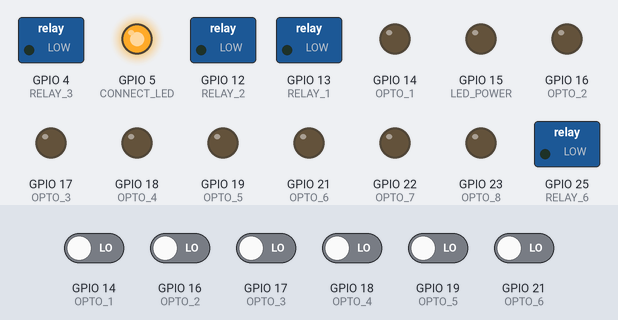
Simulated run of this sketch. Board: ESP32. Parts: switched loads named in the sketch (green lamp = pin HIGH), output pins drawn as LEDs (lit = HIGH). Inputs (shaded band) come from the test bench; at power-on: GPIO 14 (OPTO_1), GPIO 16 (OPTO_2), GPIO 17 (OPTO_3), GPIO 18 (OPTO_4), GPIO 19 (OPTO_5), GPIO 21 (OPTO_6) LOW. Nothing arrives over Bluetooth unless stated; a phone connects over Bluetooth LE 3 s after start; what the sketch prints to the serial monitor is not drawn.

Above: at 1.2 s.
1.3 s: GPIO 14 (OPTO_1) driven HIGH
At 2.5 s:
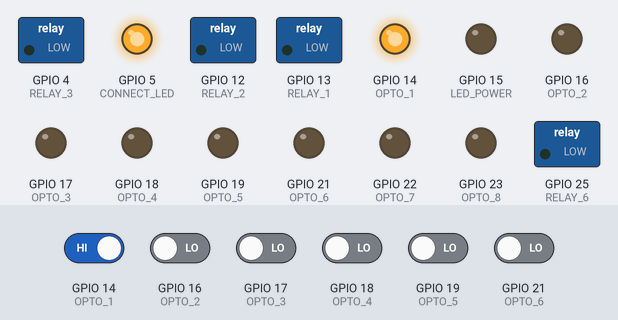
4.3 s: GPIO 16 (OPTO_2) driven HIGH
At 4.8 s:
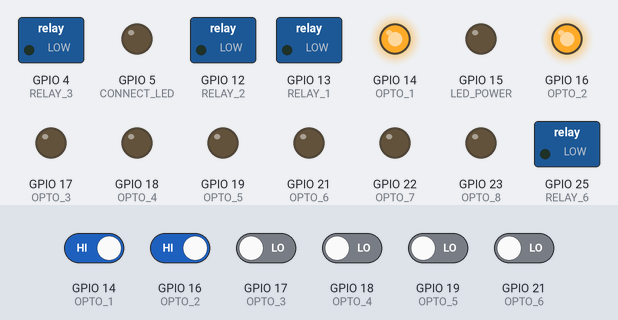
6.0 s: GPIO 17 (OPTO_3) driven HIGH
At 7.2 s:
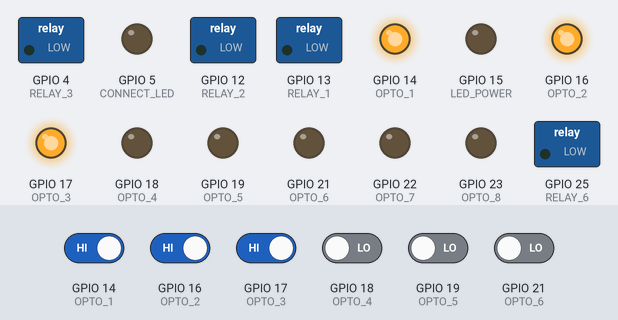
7.5 s: GPIO 18 (OPTO_4) driven HIGH
At 8.3 s:
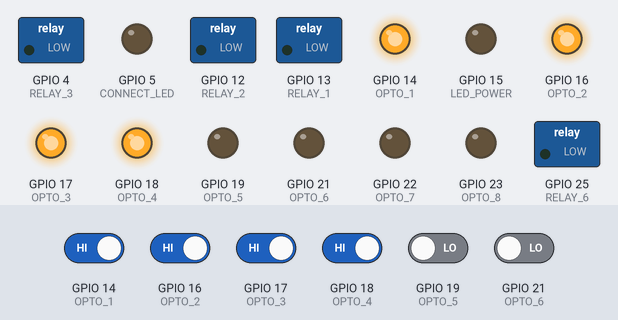
9.0 s: GPIO 19 (OPTO_5) driven HIGH
At 9.5 s:
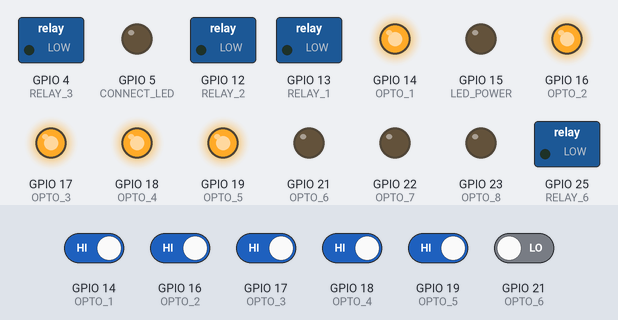
10.5 s: GPIO 21 (OPTO_6) driven HIGH
At 11.8 s:
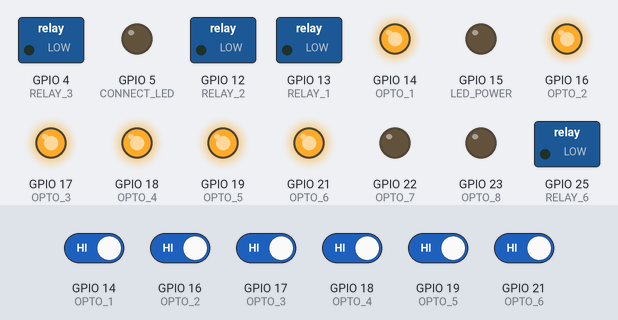
Timing chart, 0 to 13.0 s (numbered marks = the images above; inputs shaded):
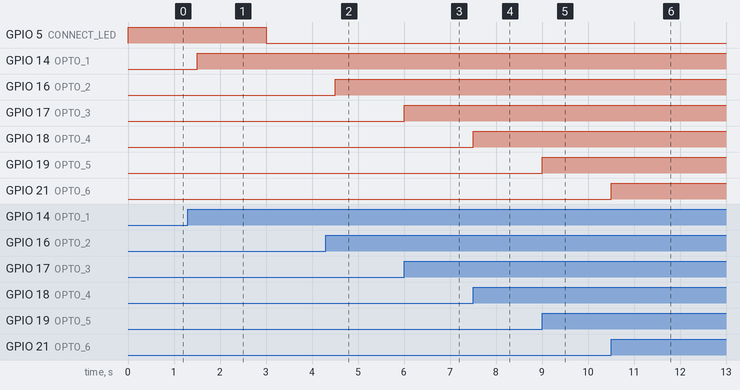

Measured:
- after the input at 1.3 s, GPIO 14 (OPTO_1): LOW → HIGH after 0.20 s
- after the input at 4.3 s, GPIO 16 (OPTO_2): LOW → HIGH after 0.20 s
- after the input at 6.0 s, GPIO 17 (OPTO_3): LOW → HIGH at once
- after the input at 7.5 s, GPIO 18 (OPTO_4): LOW → HIGH at once
- after the input at 9.0 s, GPIO 19 (OPTO_5): LOW → HIGH at once
- after the input at 10.5 s, GPIO 21 (OPTO_6): LOW → HIGH at once

The sketch:

ESP32SR88_ble.ino
```cpp
/**
 * A firmwarefor the ESP32SR88 that enables ble communication.
 *
 * James Henderson, 2020.
 */
#include <BLEDevice.h>
#include <BLEUtils.h>
#include <BLEServer.h>

#include "relays.h"
#include "input.h"

#define SERVICE_MODULE_UUID       "3d666724-e775-11ea-adc1-0242ac120002"  // Service that defines module information
#define CHARACTERISTIC_ID         "af1fdb15-5f75-4559-aa02-f575cf21da39"  // Characteristic that contains the module ID
#define CHARACTERISTIC_VER        "91857612-9071-45c3-88ad-433105d5f8fa"  // Characteristic that defines a modules firmware version

#define SERVICE_RELAY_UUID        "eda0f9e6-e78f-11ea-adc1-0242ac120002"  // Service for relay interaction
#define CHARACTERISTIC_NR         "a96f34fe-19f7-401f-873a-30462c535402"  // Characteristic that tells you how many relays the board has
#define CHARACTERISTIC_RS         "d1482882-1fd0-4f72-96bd-b6c953345653"  // Characteristic for the state of the relays

#define SERVICE_IN_UUID           "b5da2b54-e7a3-11ea-adc1-0242ac120002"  // Service for input reading
#define CHARACTERISTIC_NI         "24ca2348-e112-4f7c-b31a-253a21b5a0c2"  // Characteristic for the number of inputs
#define CHARACTERISTIC_GI         "8ff314b7-36f5-4ccf-a142-0c36a6da78c8"  // Characteristic holding input states

#define MODULE_NAME               "ESP32SR88"
#define MODULE_ID                 "43"
#define MODULE_V                  "1"

#define CONNECT_LED               5

char relay_st[ NUMBER_OF_RELAYS + 1 ];
char input_st[ NUMBER_OF_INPUTS + 1 ];

/**
 * Class that handles callbacks to the relay state
 * characteristic.
 *
 * Allows the getting and setting of the relays from
 * reading and writing the characteristic!
 */

class RelayCallbacks: public BLECharacteristicCallbacks {

    void onWrite(BLECharacteristic *pCharacteristic) {

      std::string value = pCharacteristic->getValue();

      if ( value.length() >= 8 ) {
        set_relay_states( value.c_str() );
      }

    }

    void onRead(BLECharacteristic *pCharacteristic) {

      get_relay_states( relay_st );
      pCharacteristic->setValue( relay_st );

    }

};

/**
 * Class that handles callbacks to the input state
 * characteristic.
 *
 * Allows the getting of the input states.
 */
class InputCallbacks: public BLECharacteristicCallbacks {

    void onRead(BLECharacteristic *pCharacteristic) {

      get_inputs( input_st );
      pCharacteristic->setValue( input_st );

    }

};

/**
 * Class that handles callbacks for connection and disconnection.
 */
class ConnectionCallbacks: public BLEServerCallbacks {
    void onConnect( BLEServer* pServer ) {
      digitalWrite( CONNECT_LED, LOW );
    };

    void onDisconnect(BLEServer* pServer) {
      digitalWrite( CONNECT_LED, HIGH );
    }
};

void setup() {

  Serial.begin(115200);
  Serial.println("Starting BLE work!");

  pinMode( CONNECT_LED, OUTPUT );
  digitalWrite( CONNECT_LED, HIGH );

  init_relays();
  init_inputs();

  BLEDevice::init( MODULE_NAME );
  BLEServer *pServer = BLEDevice::createServer();
  pServer->setCallbacks( new ConnectionCallbacks() );
  init_module_service( pServer );
  init_relay_service( pServer );
  init_input_service( pServer );

  BLEAdvertising *pAdvertising = BLEDevice::getAdvertising();

  pAdvertising->addServiceUUID( SERVICE_MODULE_UUID );
  pAdvertising->setScanResponse(true);
  pAdvertising->setMinPreferred(0x06);  // functions that help with iPhone connections issue
  pAdvertising->setMinPreferred(0x12);

  BLEDevice::startAdvertising();

  Serial.println("Characteristic defined! Now you can read it in your phone!");

}

void loop() {

  delay(500);
  do_inputs();

}

/**
 * Init the service that provides information about the module.
 * This service provides characteristics for the module ID and the
 * firmware version.
 *
 */
void init_module_service( BLEServer * pServer ) {

  BLEService *mService = pServer->createService( SERVICE_MODULE_UUID );

  BLECharacteristic *idCharacteristic = mService->createCharacteristic(
                                         CHARACTERISTIC_ID,
                                         BLECharacteristic::PROPERTY_READ
                                       );

  idCharacteristic->setValue( MODULE_ID );

  BLECharacteristic *vCharacteristic = mService->createCharacteristic(
                                         CHARACTERISTIC_VER,
                                         BLECharacteristic::PROPERTY_READ
                                       );

  vCharacteristic->setValue( MODULE_V );

  mService->start();

}

/**
 * Init the service that provides the interface fot the relays on the module.
 */
void init_relay_service( BLEServer * pServer ) {

  BLEService *mService = pServer->createService( SERVICE_RELAY_UUID );

  BLECharacteristic *idCharacteristic = mService->createCharacteristic(
                                         CHARACTERISTIC_NR,
                                         BLECharacteristic::PROPERTY_READ
                                       );

  idCharacteristic->setValue( String( NUMBER_OF_RELAYS ).c_str() );

  BLECharacteristic *vCharacteristic = mService->createCharacteristic(
                                         CHARACTERISTIC_RS,
                                         BLECharacteristic::PROPERTY_READ |
                                         BLECharacteristic::PROPERTY_WRITE
                                       );

  vCharacteristic->setCallbacks( new RelayCallbacks() );

  mService->start();

}

/**
 * Init the service provides information about the inputs on the module.
 */
void init_input_service( BLEServer * pServer ) {

  BLEService *mService = pServer->createService( SERVICE_IN_UUID );

  BLECharacteristic *idCharacteristic = mService->createCharacteristic(
                                         CHARACTERISTIC_NI,
                                         BLECharacteristic::PROPERTY_READ
                                       );

  idCharacteristic->setValue( String( NUMBER_OF_INPUTS ).c_str() );

  BLECharacteristic *vCharacteristic = mService->createCharacteristic(
                                         CHARACTERISTIC_GI,
                                         BLECharacteristic::PROPERTY_READ
                                       );

  vCharacteristic->setCallbacks( new InputCallbacks() );

  mService->start();

}
```

input.cpp
```cpp
#include <Arduino.h>
#include "input.h"

void setOptoPinModes( int p_mode );

char opto_states[ 8 ];

void init_inputs() {

  setOptoPinModes( INPUT );

  pinMode( LED_POWER, OUTPUT );
  digitalWrite( LED_POWER, HIGH );

  do_inputs();

}

void get_inputs( char * states ) {

  do_inputs();

  states[7] = ( opto_states[0] == LOW ) ? '1' : '0';
  states[6] = ( opto_states[1] == LOW ) ? '1' : '0';
  states[5] = ( opto_states[2] == LOW ) ? '1' : '0';
  states[4] = ( opto_states[3] == LOW ) ? '1' : '0';
  states[3] = ( opto_states[4] == LOW ) ? '1' : '0';
  states[2] = ( opto_states[5] == LOW ) ? '1' : '0';
  states[1] = ( opto_states[6] == LOW ) ? '1' : '0';
  states[0] = ( opto_states[7] == LOW ) ? '1' : '0';
  states[8] = '\0';

}

void setOptoPinModes( int p_mode ) {

  pinMode( OPTO_1, p_mode );
  pinMode( OPTO_2, p_mode );
  pinMode( OPTO_3, p_mode );
  pinMode( OPTO_4, p_mode );
  pinMode( OPTO_5, p_mode );
  pinMode( OPTO_6, p_mode );
  pinMode( OPTO_7, p_mode );
  pinMode( OPTO_8, p_mode );

}

void readOptoPins() {

  setOptoPinModes( INPUT );                 // Set the opto pins to inputs

  delayMicroseconds( 5 );                   // Short delay to allow voltage to settle

  opto_states[ 0 ] = digitalRead( OPTO_1 ); // Read the input states.
  opto_states[ 1 ] = digitalRead( OPTO_2 );
  opto_states[ 2 ] = digitalRead( OPTO_3 );
  opto_states[ 3 ] = digitalRead( OPTO_4 );
  opto_states[ 4 ] = digitalRead( OPTO_5 );
  opto_states[ 5 ] = digitalRead( OPTO_6 );
  opto_states[ 6 ] = digitalRead( OPTO_7 );
  opto_states[ 7 ] = digitalRead( OPTO_8 );

}

void driveOptoPins() {

  setOptoPinModes( OUTPUT );                // Set the opto pins to outputs to drive the LEDs.

  digitalWrite( OPTO_1, opto_states[ 0 ] ); // Drive the LEDs to show the opto states.
  digitalWrite( OPTO_2, opto_states[ 1 ] );
  digitalWrite( OPTO_3, opto_states[ 2 ] );
  digitalWrite( OPTO_4, opto_states[ 3 ] );
  digitalWrite( OPTO_5, opto_states[ 4 ] );
  digitalWrite( OPTO_6, opto_states[ 5 ] );
  digitalWrite( OPTO_7, opto_states[ 6 ] );
  digitalWrite( OPTO_8, opto_states[ 7 ] );

}

void do_inputs() {

  digitalWrite( LED_POWER, HIGH );  // Turn the opto led power off
  readOptoPins();                   // Read the state of the optos
  driveOptoPins();
  digitalWrite( LED_POWER, LOW );   // Turn the opto led power on again

}
```

input.h
```cpp
#ifndef INPUTS_H
#define INPUTS_H


#define OPTO_1                    14
#define OPTO_2                    16
#define OPTO_3                    17
#define OPTO_4                    18
#define OPTO_5                    19
#define OPTO_6                    21
#define OPTO_7                    22
#define OPTO_8                    23

#define LED_POWER                 15  // The pin that is used to control the power for the input LEDs

#define NUMBER_OF_INPUTS          8

/**
 * Set the opto pins into the correct mode.
 */
void init_inputs();

/**
 * Checks the opto states and sets the input LEDs accordingly.
 *
 * Call this regularly or the input LEDs will not light up to
 * show the input states!
 */
void do_inputs();

/**
 * Read the input states and place them in the passed buffer.
 *
 * Onus is on the user to make sure that the buffer is big enough to
 * store all of the data.
 */
void get_inputs( char * states );

#endif
```

relays.cpp
```cpp
#include <Arduino.h>
#include "relays.h"


void init_relays() {

  pinMode( RELAY_1, OUTPUT );
  pinMode( RELAY_2, OUTPUT );
  pinMode( RELAY_3, OUTPUT );
  pinMode( RELAY_4, OUTPUT );
  pinMode( RELAY_5, OUTPUT );
  pinMode( RELAY_6, OUTPUT );
  pinMode( RELAY_7, OUTPUT );
  pinMode( RELAY_8, OUTPUT );

  digitalWrite( RELAY_1, LOW );
  digitalWrite( RELAY_2, LOW );
  digitalWrite( RELAY_3, LOW );
  digitalWrite( RELAY_4, LOW );
  digitalWrite( RELAY_5, LOW );
  digitalWrite( RELAY_6, LOW );
  digitalWrite( RELAY_7, LOW );
  digitalWrite( RELAY_8, LOW );

}


void get_relay_states( char * states ) {

  states[0] = ( digitalRead(RELAY_8) == LOW ) ? '0' : '1';
  states[1] = ( digitalRead(RELAY_7) == LOW ) ? '0' : '1';
  states[2] = ( digitalRead(RELAY_6) == LOW ) ? '0' : '1';
  states[3] = ( digitalRead(RELAY_5) == LOW ) ? '0' : '1';
  states[4] = ( digitalRead(RELAY_4) == LOW ) ? '0' : '1';
  states[5] = ( digitalRead(RELAY_3) == LOW ) ? '0' : '1';
  states[6] = ( digitalRead(RELAY_2) == LOW ) ? '0' : '1';
  states[7] = ( digitalRead(RELAY_1) == LOW ) ? '0' : '1';
  states[8] = '\0';

}


void set_relay_states( const char *st ) {

  digitalWrite( RELAY_8, ( st[0] == '1' ) ? HIGH : LOW );
  digitalWrite( RELAY_7, ( st[1] == '1' ) ? HIGH : LOW );
  digitalWrite( RELAY_6, ( st[2] == '1' ) ? HIGH : LOW );
  digitalWrite( RELAY_5, ( st[3] == '1' ) ? HIGH : LOW );
  digitalWrite( RELAY_4, ( st[4] == '1' ) ? HIGH : LOW );
  digitalWrite( RELAY_3, ( st[5] == '1' ) ? HIGH : LOW );
  digitalWrite( RELAY_2, ( st[6] == '1' ) ? HIGH : LOW );
  digitalWrite( RELAY_1, ( st[7] == '1' ) ? HIGH : LOW );

}
```

relays.h
```cpp
#ifndef RELAYS_H
#define RELAYS_H


#define RELAY_1                   13
#define RELAY_2                   12
#define RELAY_3                   4
#define RELAY_4                   27
#define RELAY_5                   26
#define RELAY_6                   25
#define RELAY_7                   33
#define RELAY_8                   32

#define NUMBER_OF_RELAYS          8


/**
 * Init the relay pins and set them to the default LOW values.
 */
void init_relays();

/**
 * Reads the current relay states and places them in the passed
 * char array.
 *
 * Onus is on the user to make sure that the char array is big enough
 * for the relay data to fit in it.
 */
void get_relay_states( char * states );

/**
 * Sets the relay states to the values in the passed char array.
 *
 * Onus is on the user to make sure that the char array contains
 * enough data for the relays to be set.
 */
void set_relay_states( const char *st );


#endif
```
